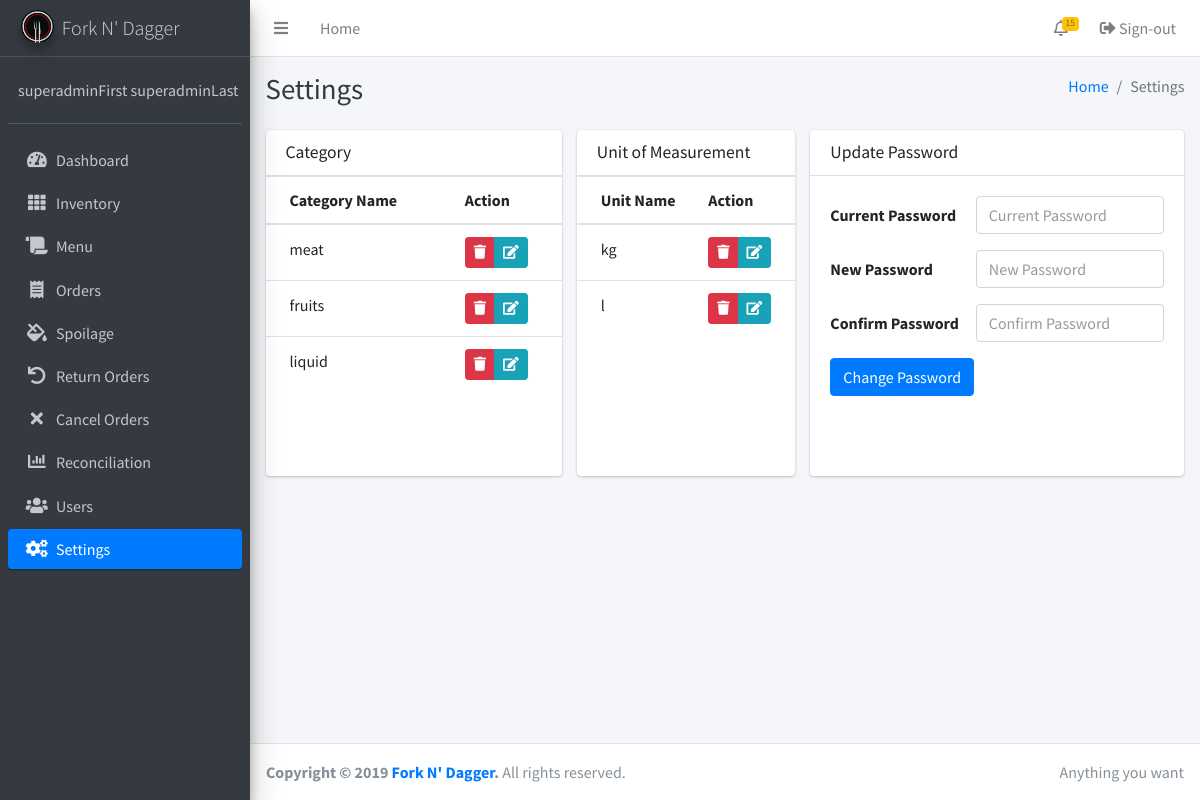
/settings.php (signed in), run on an earlier commit of the app's database.
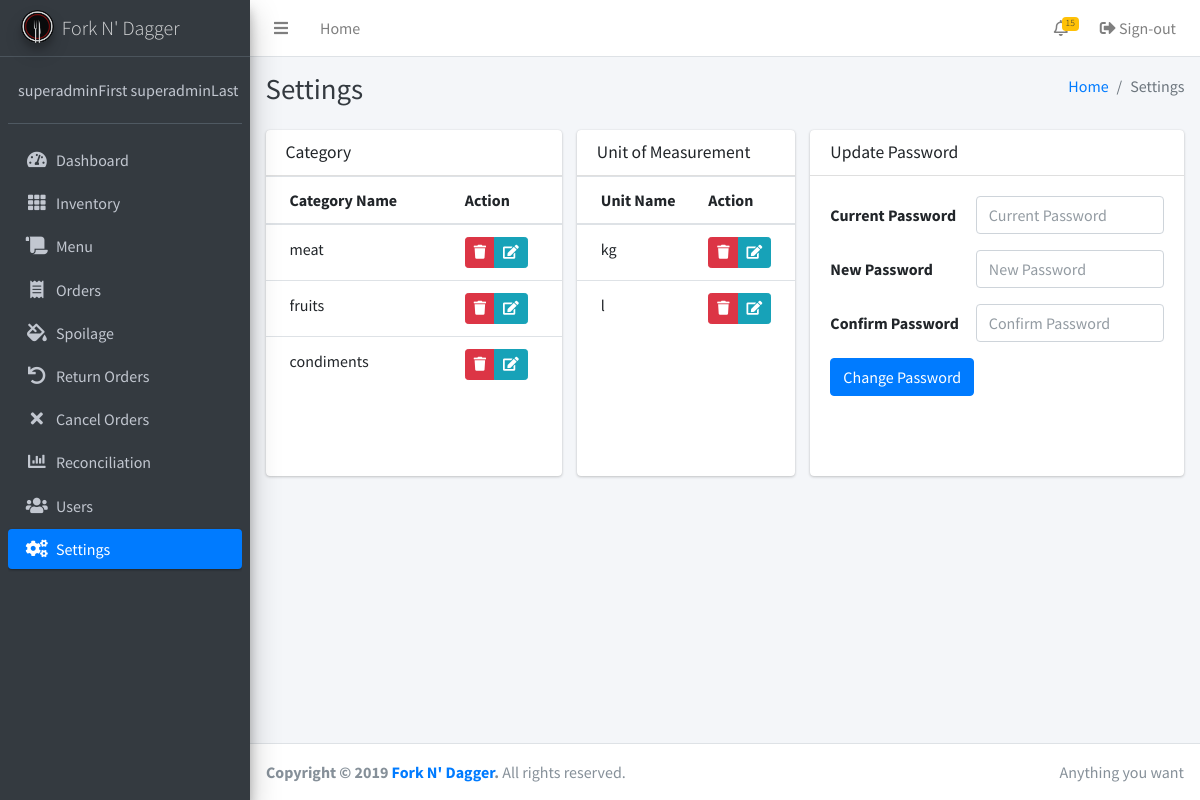
And on a later commit of the database.
### tables this page shows
CREATE TABLE IF NOT EXISTS `category` (
  `id` bigint(255) NOT NULL AUTO_INCREMENT,
  `categoryname` varchar(255) NOT NULL,
  PRIMARY KEY (`id`),
  UNIQUE KEY `categoryname` (`categoryname`)
);

CREATE TABLE IF NOT EXISTS `uom` (
  `id` bigint(255) NOT NULL AUTO_INCREMENT,
  `uomname` varchar(255) NOT NULL,
  PRIMARY KEY (`id`),
  UNIQUE KEY `name` (`uomname`)
);

### inc/session.php (called while the page is built, shortened)
<?php
	include 'inc/conn.php';;
	if(isset($_SESSION['admin'])){
		$query = $conn -> prepare("SELECT * FROM admins WHERE id = ? ");
		$query -> bind_param("s", $variable);
		$query -> execute();
		$result = $query->get_result();
		$user = mysqli_fetch_assoc($result);
		$role = $user['role'];
	}
	else{
		header('location: home.php');
		exit();
	}
?>

### settings.php (the view, shortened to what this page needs)
<?php include 'inc/session.php'; ?>
<?php include 'inc/header.php'; ?>
<body class="hold-transition sidebar-mini">
<div class="wrapper">
<?php
$current = "settings";
include 'inc/navbar.php'; ?>
  <div class="content-wrapper">
    <div class="content-header">
      <div class="container-fluid">
        <div class="row mb-2">
          <div class="col-sm-6">
            <h1 class="m-0 text-dark">Settings</h1>
          </div>
          <div class="col-sm-6">
            <ol class="breadcrumb float-sm-right">
              <li class="breadcrumb-item"><a href="home.php">Home</a></li>
              <li class="breadcrumb-item active">Settings</li>
            </ol>
          </div>
        </div>
      </div>
    </div>
    <div class="content">
      <div class="container-fluid">
      <?php if ($role == 'Super User'): ?>
         <div class="row">
          <div class="col-4">
            <div class="card">
              <div class="card-header">
                <h3 class="card-title"><h3 class="card-title">Category</h3></h3>
              </div>
              <div class="card-body table-responsive p-0" style="height: 300px;">
                <table class="table table-head-fixed">
                  <thead>
                  <tr>
                    <th width="170">Category Name</th>
                    <th width="30">Action</th>
                  </tr>
                  </thead>
                  <tbody>
                  <?php
                  $result3 = mysqli_query($conn, "SELECT * FROM category");
                  while ($row = mysqli_fetch_array($result3)) {
                        ?>
                  <tr>
                    <td><?php echo $row['categoryname'];?></td>
                    <td>
                      <div class="btn-group btn-group-sm">
                        <a data-toggle='modal' data-target='#deletecat<?php echo $row['id']; ?>' href='#deletecat?id=<?php echo $row['id']; ?>' class="btn btn-danger"><i class="fas fa-trash"></i></a>
                        <a data-toggle='modal' data-target='#editcat<?php echo $row['id']; ?>' href='#editcat?id=<?php echo $row['id']; ?>' class="btn btn-info"><i class="fas fa-edit"></i></a>
                      </div>
                    </td>
                  </tr>
                  <?php   } ?>
                  </tbody>
                </table>
              </div>
            </div>
          </div>
          <div class="col-3">
            <div class="card">
              <div class="card-header">
                <h3 class="card-title">Unit of Measurement</h3>
              </div>
              <div class="card-body table-responsive p-0" style="height: 300px;">
                <table class="table table-head-fixed">
                  <thead>
                  <tr>
                    <th width="170">Unit Name</th>
                    <th width="30">Action</th>
                  </tr>
                  </thead>
                  <tbody>
                  <?php
                  $result3 = mysqli_query($conn, "SELECT * FROM uom");
                  while ($row = mysqli_fetch_array($result3)) {
                        ?>
                  <tr>
                    <td><?php echo $row['uomname'];?></td>
                    <td>
                      <div class="btn-group btn-group-sm">
                        <a data-toggle='modal' data-target='#deleteuom<?php echo $row['id']; ?>' href='#deleteuom?id=<?php echo $row['id']; ?>' class="btn btn-danger"><i class="fas fa-trash"></i></a>
                        <a data-toggle='modal' data-target='#edituom<?php echo $row['id']; ?>' href='#edituom?id=<?php echo $row['id']; ?>' class="btn btn-info"><i class="fas fa-edit"></i></a>
                      </div>
                    </td>
                  </tr>
                  <?php   } ?>
                  </tbody>
                </table>
              </div>
            </div>
          </div>
            <div class="col-5">
            <div class="card">
              <div class="card-header">
                <h3 class="card-title">Update Password</h3>
              </div>
              <div class="card-body" style="height: 300px;">
                <form role="form" action="settings.php" method="POST">
                <div class="form-group row">
                  <label for="currentpassword" class="col-sm-5 col-form-label">Current Password</label>
                  <div class="col-sm-7">
                    <input type="password" class="form-control" placeholder="Current Password" name="currentpassword" required>
                  </div>
                </div>
                <div class="form-group row">
                  <label for="newpassword" class="col-sm-5 col-form-label">New Password</label>
                  <div class="col-sm-7">
                    <input type="password" class="form-control" placeholder="New Password" name="password" required>
                  </div>
                </div>
                <div class="form-group row">
                  <label for="cpassword" class="col-sm-5 col-form-label">Confirm Password</label>
                  <div class="col-sm-7">
                    <input type="password" class="form-control" placeholder="Confirm Password" name="cpassword" required>
                  </div>
                </div>
                <button type="submit" class="btn btn-primary" name="submit2">Change Password</button>
              </form>
              </div>
            </div>
             </div>
        </div>
        <?php endif ?>
      </div>
    </div>
  </div>
  <?php include 'inc/footer.php'; ?>
</div>
</body>
</html>

### inc/header.php (shortened to what this page needs)
<!DOCTYPE html>
<html lang="en">
<head>
  <link rel="stylesheet" href="plugins/fontawesome-free/css/all.min.css">
  <link rel="stylesheet" href="dist/css/adminlte.min.css">
  <link rel="stylesheet" href="plugins/datatables-bs4/css/dataTables.bootstrap4.css">
</head>

### inc/navbar.php (shortened to what this page needs)
  <nav class="main-header navbar navbar-expand navbar-white navbar-light">
    <ul class="navbar-nav">
      <li class="nav-item">
        <a class="nav-link" data-widget="pushmenu" href="#"><i class="fas fa-bars"></i></a>
      </li>
      <li class="nav-item d-none d-sm-inline-block">
        <a href="index3.html" class="nav-link">Home</a>
      </li>
    </ul>
    <ul class="navbar-nav ml-auto">
      <li class="nav-item dropdown">
        <a class="nav-link" data-toggle="dropdown" href="#">
          <i class="far fa-bell"></i>
          <span class="badge badge-warning navbar-badge">15</span>
        </a>
      </li>
      <li class="nav-item">
        <a class="nav-link" href="logout.php"><i class="nav-icon fas fa-sign-out-alt"></i> Sign-out</a>
      </li>
    </ul>
  </nav>
  <aside class="main-sidebar sidebar-dark-primary elevation-4">
    <a href="index3.html" class="brand-link">
      <img src="image/logo.png" alt="Fork N' Dagger Logo" class="brand-image img-circle elevation-3"
           style="opacity: .8">
      <span class="brand-text font-weight-light">Fork N' Dagger</span>
    </a>
    <div class="sidebar">
      <div class="user-panel mt-3 pb-3 mb-3 d-flex">
        <div class="info">
          <a href="#" class="d-block"><?php echo $user['firstname']. ' '.$user['lastname']; ?></a>
        </div>
      </div>
<?php
switch ($role): ?>
<?php case "Super User": ?>
      <nav class="mt-2">
        <ul class="nav nav-pills nav-sidebar flex-column" data-widget="treeview" role="menu" data-accordion="false">
          <li class="nav-item">
            <a href="index.php" class="nav-link <?php if($current == 'Dashboard') {echo 'active';} ?>">
              <i class="nav-icon fas fa-tachometer-alt"></i>
              <p>
                Dashboard
              </p>
            </a>
          </li>
          <li class="nav-item">
            <a href="inventory.php" class="nav-link <?php if($current == 'inventory') {echo 'active';} ?>" >
              <i class="nav-icon fas fa-th"></i>
              <p>
                Inventory
              </p>
            </a>
          </li>
          <li class="nav-item">
            <a href="menu.php" class="nav-link <?php if($current == 'menu') {echo 'active';} ?>">
              <i class="nav-icon fas fa-scroll"></i>
              <p>
                Menu
              </p>
            </a>
          </li>
          <li class="nav-item">
            <a href="order.php" class="nav-link <?php if($current == 'order') {echo 'active';} ?>">
              <i class="nav-icon fas fa-receipt"></i>
              <p>
                Orders
              </p>
            </a>
          </li>
          <li class="nav-item">
            <a href="spoilage.php" class="nav-link <?php if($current == 'spoilage') {echo 'active';} ?>">
              <i class="nav-icon fas fa-fill-drip"></i>
              <p>
                Spoilage
              </p>
            </a>
          </li>
          <li class="nav-item">
            <a href="returnorders.php" class="nav-link <?php if($current == 'return') {echo 'active';} ?>">
              <i class="nav-icon fas fa-undo"></i>
              <p>
                Return Orders
              </p>
            </a>
          </li>
          <li class="nav-item">
            <a href="cancelorders.php" class="nav-link <?php if($current == 'cancel') {echo 'active';} ?>">
              <i class="nav-icon fas fa-times"></i>
              <p>
                Cancel Orders
              </p>
            </a>
          </li>
          <li class="nav-item">
            <a href="reconciliation.php" class="nav-link <?php if($current == 'reconciliation') {echo 'active';} ?>">
              <i class="nav-icon fas fa-chart-bar"></i>
              <p>
                Reconciliation
              </p>
            </a>
          </li>
          <li class="nav-item">
            <a href="users.php" class="nav-link <?php if($current == 'users') {echo 'active';} ?>">
              <i class="nav-icon fas fa-users"></i>
              <p>
                Users
              </p>
            </a>
          </li>
          <li class="nav-item">
            <a href="settings.php" class="nav-link <?php if($current == 'settings') {echo 'active';} ?>">
              <i class="nav-icon fas fa-cogs"></i>
              <p>
                Settings
              </p>
            </a>
          </li>
        </ul>
      </nav>
<?php break; ?>
<?php endswitch; ?>
    </div>
  </aside>

### inc/footer.php
<footer class="main-footer">
	<div class="float-right d-none d-sm-inline">
	  Anything you want
	</div>
	<strong>Copyright &copy; 2019 <a href="">Fork N' Dagger</a>.</strong> All rights reserved.
</footer>

What changed in the data, as far as the page shows it:
changed category: categoryname "liquid" → "condiments"
